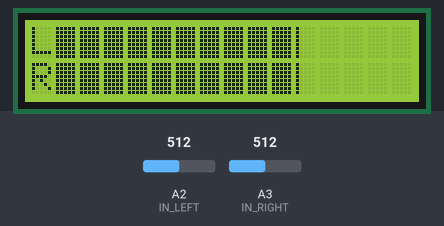
Bench run of a sketch on a simulated Arduino Uno, built with avr-gcc and run on an emulated ATmega328P. Parts: 16×2 character LCD. The inputs (shaded band) are chosen by the test bench; at power-on: A2 (IN_LEFT) = 512, A3 (IN_RIGHT) = 512.

Above: at 3.0 s.
3.1 s: A2 (IN_LEFT) set to 439
At 4.7 s:
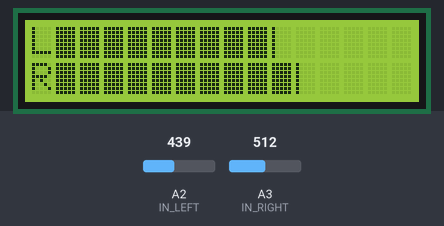
5.1 s: A2 (IN_LEFT) set to 405
At 6.2 s:
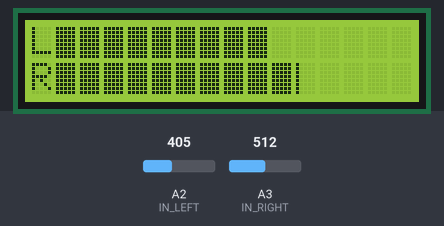
7.1 s: A3 (IN_RIGHT) set to 434
At 7.4 s:
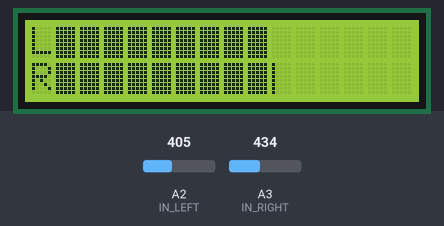
8.6 s: A3 (IN_RIGHT) set to 402
At 10.1 s:
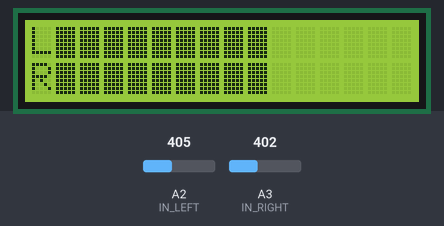
10.6 s: A3 (IN_RIGHT) set to 353
At 11.3 s:
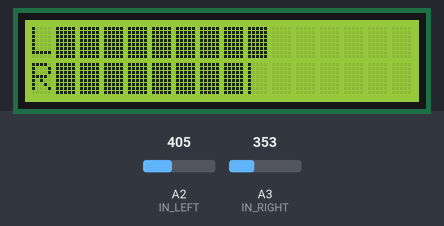
12.1 s: A3 (IN_RIGHT) set to 327
At 13.8 s:
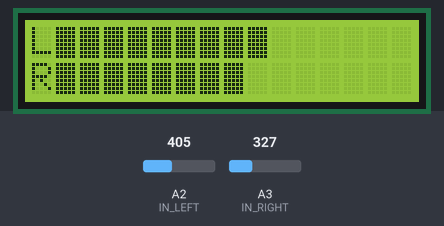
Timing chart, 0 to 14.9 s (numbered marks = the images above; inputs shaded):
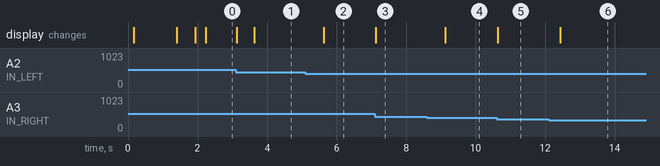

The sketch:

I2C_VU_Meter.ino
```cpp
/* VU Meter - 16x2 LCD & Arduino UNO
** Simple 2-channel VU-meter with peak detect - made by mira308sw, edited by zzeromin
** Original code at http://forum.arduino.cc/index.php?topic=163354.0
** This example uses F Malpartida's NewLiquidCrystal library. Obtain from:
** https://bitbucket.org/fmalpartida/new-liquidcrystal/downloads
** NOTE:
** Tested on Arduino Uno whose I2C pins are A4==SDA, A5==SCL
** Audio Input at A2, A3 Arduino Uno
*/

#include <Wire.h>
#include <LCD.h>
#include <LiquidCrystal_I2C.h>

/* Modify the pin number below to meet your board
*/
#define IN_LEFT    A2  // analog input for left channel
#define IN_RIGHT   A3  // analog input for right channel

#define I2C_ADDR    0x27 // <<----- Add your address here.  Find it from I2C Scanner
#define BACKLIGHT_PIN     3
#define En_pin  2
#define Rw_pin  1
#define Rs_pin  0
#define D4_pin  4
#define D5_pin  5
#define D6_pin  6
#define D7_pin  7

LiquidCrystal_I2C	lcd(I2C_ADDR, En_pin, Rw_pin, Rs_pin, D4_pin, D5_pin, D6_pin, D7_pin);

/* Other minor configurable value
*/
#define T_REFRESH    100            // msec bar refresh rate
#define T_PEAKHOLD   3*T_REFRESH    // msec peak hold time before return

/* local variable
*/
byte  fill[6] = { 0x20, 0x00, 0x01, 0x02, 0x03, 0xFF }; // character used to fill (0=empty  5=full)
byte  peak[7] = { 0x20, 0x00, 0x04, 0x05, 0x06, 0x07, 0x20 }; // character used to peak indicator
int   lmax[2];                                        // level max memory
int   dly[2];                                         // delay & speed for peak return

void  bar  ( int row, int lev )
{
  lcd.setCursor( 0, row );
  lcd.write( row ? 'R' : 'L' );
  for ( int i = 1 ; i < 16 ; i++ )
  {
    int f = constrain( lev      - i * 5, 0, 5 );
    int p = constrain( lmax[row] - i * 5, 0, 6 );
    if ( f )
      lcd.write( fill[ f ] );
    else
      lcd.write( peak[ p ] );
  }
  if ( lev > lmax[row] )
  {
    lmax[row] = lev;
    dly[row]  = -(T_PEAKHOLD) / T_REFRESH;              // Starting delay value. Negative=peak don't move
  }
  else
  {
    if ( dly[row] > 0 )
      lmax[row] -= dly[row];

    if ( lmax[row] < 0 )
      lmax[row] = 0;
    else
      dly[row]++;
  }
}

byte block[8][8] =
{
  { 0x10, 0x10, 0x10, 0x10, 0x10, 0x10, 0x10, 0x10 }, // define character for fill the bar
  { 0x18, 0x18, 0x18, 0x18, 0x18, 0x18, 0x18, 0x18 },
  { 0x1C, 0x1C, 0x1C, 0x1C, 0x1C, 0x1C, 0x1C, 0x1C },
  { 0x1E, 0x1E, 0x1E, 0x1E, 0x1E, 0x1E, 0x1E, 0x1E },

  { 0x08, 0x08, 0x08, 0x08, 0x08, 0x08, 0x08, 0x08 }, // define character for peak level
  { 0x04, 0x04, 0x04, 0x04, 0x04, 0x04, 0x04, 0x04 },
  { 0x02, 0x02, 0x02, 0x02, 0x02, 0x02, 0x02, 0x02 },
  { 0x01, 0x01, 0x01, 0x01, 0x01, 0x01, 0x01, 0x01 },
};

void  setup  ( void )
{
  //Serial.begin(9600);
  lcd.begin( 16, 2 );
  // Switch on the backlight
  lcd.setBacklightPin(BACKLIGHT_PIN, POSITIVE);
  lcd.setBacklight(HIGH);
  //lcd.home(); // go home

  for ( int i = 0 ; i < 8 ; i++ )
    lcd.createChar( i, block[i] );

  lcd.setCursor(0, 0);
  lcd.print("I2C LCD VU METER");
  delay(20);

  for ( int i = 0 ; i < 80 ; i++ )
    bar( 1, i );
  delay(500);
}

long  lastT = 0;

void  loop  ( void )
{
  if ( millis() < lastT )
    return;
  lastT += T_REFRESH;
  int anL = map( sqrt( analogRead( IN_LEFT  ) * 16 ), 0, 128, 0, 80 ); // sqrt to have non linear scale (better was log)
  int anR = map( sqrt( analogRead( IN_RIGHT ) * 16 ), 0, 128, 0, 80 );
  /*Serial.print("Left Volume: ");
  Serial.println(anL);
  Serial.print("Right Volume: ");
  Serial.println(anR);
  delay(20);*/
  bar( 0, anL );
  bar( 1, anR );
}
```

Measured:
- the behaviour switches between 421 and 420 on A2 (IN_LEFT) (found by bisection; images 1 and 2)
- the behaviour switches between 421 and 420 on A3 (IN_RIGHT) (found by bisection; images 3 and 4)
- the behaviour switches between 343 and 342 on A3 (IN_RIGHT) (found by bisection; images 5 and 6)
- after the input at 3.1 s, the display: first changes at once (image 1 shows a later state)
- after the input at 5.1 s, the display: changes after 0.53 s (image 2)
- after the input at 7.1 s, the display: changes at once (image 3)
- after the input at 8.6 s, the display: changes after 0.53 s (image 4)
- after the input at 10.6 s, the display: changes at once (image 5)
- after the input at 12.1 s, the display: changes after 0.33 s (image 6)
